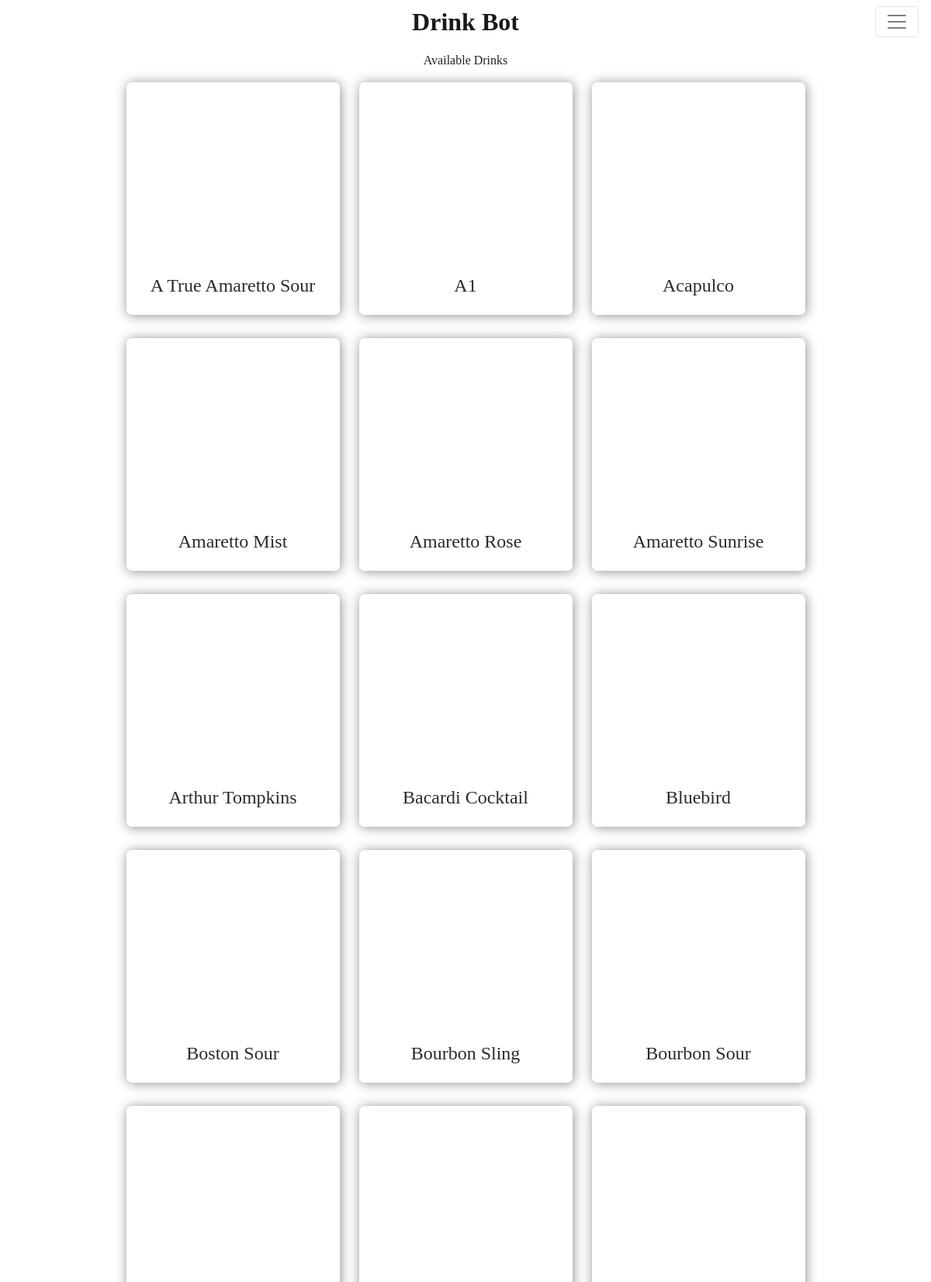
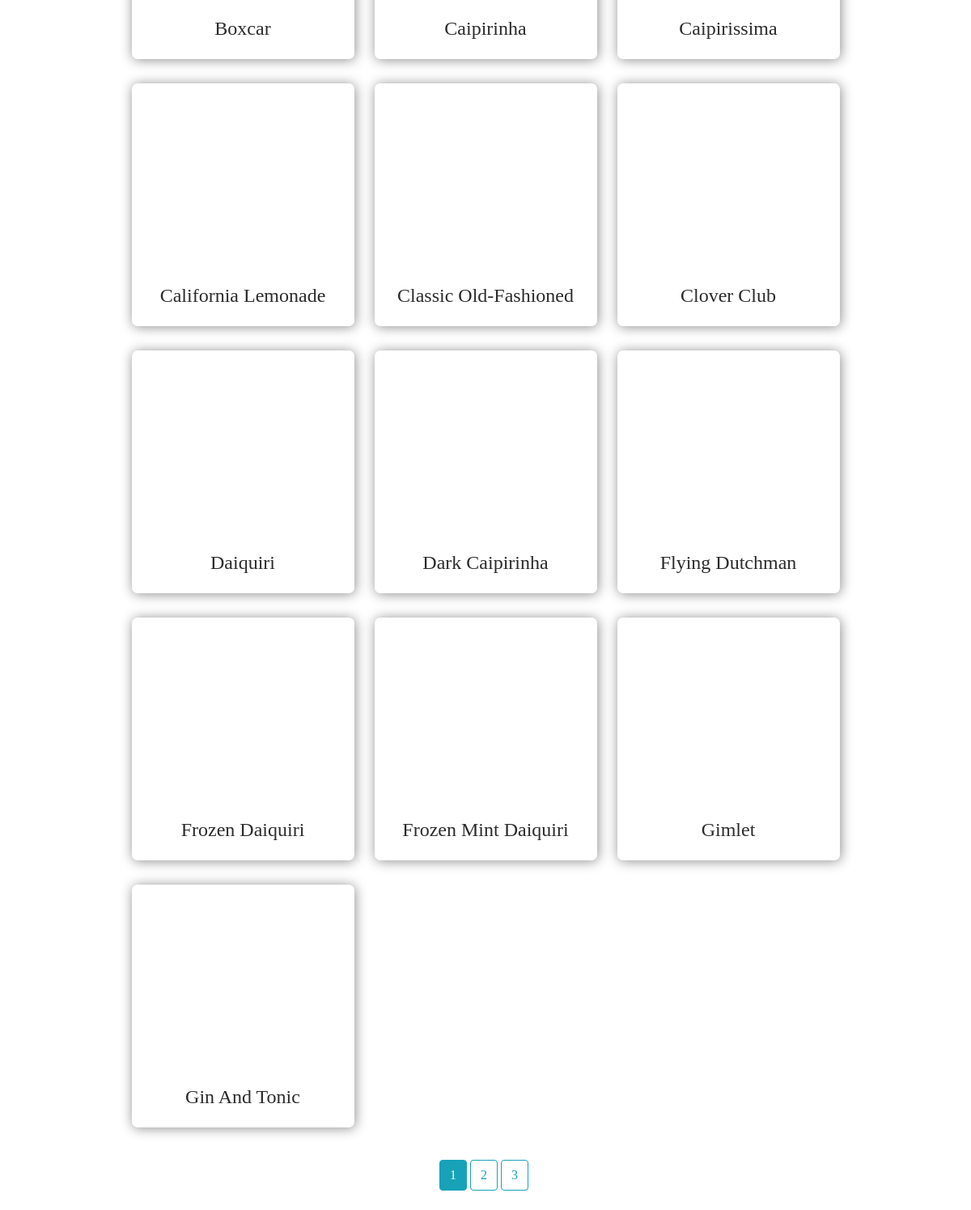
The page / on the database its author committed (2 pictures, top to bottom).
### drink_app/models.py (models this page shows, shortened)
class Drink(models.Model):
    name = models.CharField(max_length=100)
    category = models.CharField(max_length=100)
    date_modified = models.CharField(max_length=100)
    drink_alternate = models.CharField(max_length=100)
    garnish1 = models.CharField(max_length=100)
    garnish2 = models.CharField(max_length=100)
    glass = models.CharField(max_length=100)
    iba = models.CharField(max_length=100)
    ingredient1 = models.CharField(max_length=100)
    ingredient2 = models.CharField(max_length=100)
    ingredient3 = models.CharField(max_length=100)
    ingredient4 = models.CharField(max_length=100)
    ingredient5 = models.CharField(max_length=100)
    ingredient6 = models.CharField(max_length=100)
    ingredient7 = models.CharField(max_length=100)
    ingredient8 = models.CharField(max_length=100)
    instructions = models.TextField()
    measure1 = models.CharField(max_length=100)
    measure2 = models.CharField(max_length=100)
    measure3 = models.CharField(max_length=100)
    measure4 = models.CharField(max_length=100)
    measure5 = models.CharField(max_length=100)
    measure6 = models.CharField(max_length=100)
    measure7 = models.CharField(max_length=100)
    measure8 = models.CharField(max_length=100)
    non_pump_ingr1 = models.CharField(max_length=100)
    non_pump_ingr2 = models.CharField(max_length=100)
    non_pump_ingr3 = models.CharField(max_length=100)
    non_pump_meas1 = models.CharField(max_length=100)
    non_pump_meas2 = models.CharField(max_length=100)
    non_pump_meas3 = models.CharField(max_length=100)
    tags = models.CharField(max_length=100)
    thumbnail = models.URLField(max_length=300)
    mix_type = models.CharField(max_length=100)
    substitute1 = models.CharField(max_length=100,default='None')
    substitute2 = models.CharField(max_length=100,default='None')
    substitute3 = models.CharField(max_length=100,default='None')
    substitute4 = models.CharField(max_length=100,default='None')
    substitute5 = models.CharField(max_length=100,default='None')
    substitute6 = models.CharField(max_length=100,default='None')
    substitute7 = models.CharField(max_length=100,default='None')
    substitute8 = models.CharField(max_length=100,default='None')
    def get_meas(self):
        all_meas = [self.measure1,self.measure2,self.measure3,self.measure4,self.measure5,self.measure6,
                self.measure7,self.measure8,self.non_pump_meas1,self.non_pump_meas2,self.non_pump_meas3]
        measures = []
        for meas in all_meas:
            if meas != 'None':
                measures.append(meas)
        return measures
    def get_ingrs_subs(self):
        all_ingr = [self.ingredient1,self.ingredient2,self.ingredient3,self.ingredient4,self.ingredient5,self.ingredient6,
                self.ingredient7,self.ingredient8,self.non_pump_ingr1,self.non_pump_ingr2,self.non_pump_ingr3]
        all_subs = [self.substitute1,self.substitute2,self.substitute3,self.substitute4,self.substitute5,self.substitute6,
                self.substitute7,self.substitute8,'None','None','None']
        ingrs_subs = []
        for ingr,sub in zip(all_ingr,all_subs):
            if ingr != 'None':
                ingrs_subs.append((ingr,sub))
        return ingrs_subs

### drink_app/views.py (the view)
# urls.py: 2. Add a URL to urlpatterns:  path('', views.home, name='home')
def home(request):
    form = MakeDrinkForm()
    ingrs = list(Ingredient.objects.values_list('name', flat=True))
    ingrs = dict.fromkeys(ingrs, (False,'')) # sets all ingrs to false
    extras = list(Extra.objects.values_list('name', flat=True))
    ingrs_avail = extras
    pump_ingrs = []
    pumps = {}
    for i in Pump.objects.all():
        pumps[i.ingredient] = i.name
    for ingr in pumps:
        ingrs_avail.append(ingr)
        pump_ingrs.append(ingr)
    ingrs_avail = clib.soft_search(pumps,extras,ingrs_avail,ingrs)
    pump_ingrs = clib.soft_search(pumps,extras,pump_ingrs,ingrs)
    for ingr in list(ingrs_avail):
        if not ingrs_avail[ingr][0]:
           del ingrs_avail[ingr]
    ingrs_avail['None'] = (True,'None')
    drinks = Drink.objects.filter(Q(mix_type__exact='shaken')|Q(mix_type__exact='stirred')|
                                  Q(mix_type__exact='shot')|Q(mix_type__exact='tea')|
                                  Q(mix_type__exact='blended'))
    drinks = drinks.filter(ingredient1__in=ingrs_avail).filter(ingredient2__in=ingrs_avail
                  ).filter(ingredient3__in=ingrs_avail).filter(ingredient4__in=ingrs_avail
                  ).filter(ingredient5__in=ingrs_avail).filter(ingredient6__in=ingrs_avail
                  ).filter(ingredient7__in=ingrs_avail).filter(ingredient8__in=ingrs_avail
                  ).filter(non_pump_ingr1__in=ingrs_avail).filter(non_pump_ingr2__in=ingrs_avail
                  ).filter(non_pump_ingr3__in=ingrs_avail).order_by('name')
    for ingrs in drinks.values("ingredient1","ingredient2","ingredient3","ingredient4","ingredient5","ingredient6","ingredient7","ingredient8","name"):
        substitutes = []
        for i in range(8):
            if ingrs['ingredient'+str(i+1)] != ingrs_avail[ingrs['ingredient'+str(i+1)]][1]:
                substitutes.append(ingrs_avail[ingrs['ingredient'+str(i+1)]][1])
            else:
                substitutes.append('None')
        Drink.objects.filter(name=ingrs['name']).update(substitute1=substitutes[0],substitute2=substitutes[1],
                                                        substitute3=substitutes[2],substitute4=substitutes[3],
                                                        substitute5=substitutes[4],substitute6=substitutes[5],
                                                        substitute7=substitutes[6],substitute8=substitutes[7])
    paginator = Paginator(drinks, 25) # Show 25 contacts per page.
    page_number = request.GET.get('page')
    page_obj = paginator.get_page(page_number)
    context = {
        'drinks': page_obj,
        'loops': range(1,9),
        'make_drink_form': form
        }
    if request.method == 'POST':
        form = MakeDrinkForm(request.POST)
        if form.is_valid():
            choice = [form.cleaned_data['drink_size'],form.cleaned_data['hidden_field']]
            drink_choice = Drink.objects.filter(name=choice[1]).values()[0]
            volumes = []
            ingrs_used = []
            manual_ingrs = []
            np_ingrs = []
            np_meas = []
            np_vols = []
            ingrs_disp = []
            for i in range(3):
                if drink_choice['non_pump_ingr'+str(i+1)] != 'None':
                    np_ingrs.append(drink_choice['non_pump_ingr'+str(i+1)])
                    np_meas.append(drink_choice['non_pump_meas'+str(i+1)])
                else:
                    break
            for i in range(8):
                if drink_choice['measure'+str(i+1)] != 'None':
                    ingrs_used.append( (drink_choice['ingredient'+str(i+1)],i+1) )
                    volumes.append(float(drink_choice['measure'+str(i+1)].split(' ')[0]))
                else:
                    break
            try:
                choice[0] = int(choice[0])
            except:
                choice[0] = sum(volumes)
            multiplier = choice[0]/sum(volumes)
            volumes = [round(x * multiplier,2) for x in volumes]
            for ingr,idx in ingrs_used:
                if not pump_ingrs[ingr][0]:
                    manual_ingrs.append((ingr,idx,ingrs_avail[ingr][1]))
                else:
                    ingrs_disp.append((ingr,idx,pump_ingrs[ingr][1]))
            for meas in np_meas:
                try:
                    np_vols.append(f"{float(meas.split(' ')[0]) * multiplier:.2g} {meas.partition(' ')[2]}")
                except:
                    np_vols.append(meas)
            sub_str = ''
            for ingr,idx,sub in manual_ingrs:
                if ingr == sub:
                    man_sub_str = ''
                else:
                    man_sub_str = f"({ingrs_avail[ingr][1].title()})"
                sub_str += f"{volumes[idx-1]} oz {ingr.title()} {man_sub_str}<br>"
            for meas,ingr in zip(np_vols,np_ingrs):
                sub_str += f"{meas} {ingr.title()}<br/>"
            pump_disp = {}
            for i in range(len(pumps)):
                pump_disp['pump'+str(i)] = 0
            for ingr,idx,sub in ingrs_disp:
                pump_disp[pumps[sub]] += volumes[idx-1]
            print(pump_disp)
            string_for_arduino = []
            for key,val in pump_disp.items():
                if val > 0:
                    string_for_arduino.append(key[-1]) # pump number
                    string_for_arduino.append(str(val)) # pump volume
            arduino_string = f"<{','.join(string_for_arduino)}>"
            ser = serial.Serial('/dev/ttyACM0', 115200, timeout=1)
            ser.flush()
            ser.write(bytes(arduino_string, encoding='utf-8'))
            ser.close()
            messages.success(request, mark_safe(f'"{choice[1]}" Sent to Barbot'))
            if sub_str != '':
                messages.success(request, mark_safe(f"<strong>You need to add</strong><br>{sub_str}"))
            return redirect('drinks-home') # necessary to avoid form resubmit
    else:
        form = MakeDrinkForm()
    return render(request,'drink_app/home.html', context)

### drink_app/templates/drink_app/home.html (shortened to what this page needs)
{% extends "drink_app/base.html" %}
{% block content %}
    <div class="intro-sec">
        <div class="home-heading-div">
            <p class="paragraph1">Available Drinks</p>
        </div>
    </div>
    <div class="drink_select_sec">
        <div class="drink_grid_wrapper">
            <div class="drinks_grid">
                {% for drink in drinks %}
                    <a data-toggle="modal" href="#Modal{{ forloop.counter0 }}" class="drink_block">
                        <div class="image_div" style="background:url('{{drink.thumbnail}}'); background-size: cover;background-position: 50% 20%;background-repeat: no-repeat;">
                        </div>
                        <div class="drink_text_div">
                            <h2 class="drink_name">{{ drink.name|title }}</h2>
                        </div>
                    </a>
                {% endfor %}
            </div>
        </div>
    </div>
    <div class="d-flex justify-content-center">
        {% if drinks.paginator.num_pages > 1 %}
            {% for num in drinks.paginator.page_range %}
                {% if drinks.number == num %}
                    <a class="btn btn-info mb-4 mr-1" href="?page={{ num }}"> {{ num }} </a>
                {% else %}
                    <a class="btn btn-outline-info mb-4 mr-1" href="?page={{ num }}"> {{ num }} </a>
                {% endif %}
            {% endfor %}
        {% endif %}
    </div>
{% endblock content%}

### drink_app/static/drink_app/styles.css (style rules this page uses)
.paragraph1 { text-align: center; margin-top: 10px; }
.body { font-family: Georgia, Times, 'Times New Roman', serif; }
.drink_block { width: 275px; height: 300px; border-radius: 7px; box-shadow: 1px 1px 15px 0 #8d8d8d; text-decoration: none !important; transition: transform 0.3s ease-in-out; }
.image_div { height: 75%; border-top-left-radius: 7px; border-top-right-radius: 7px; background-position: 50% 50%; background-size: cover; background-repeat: no-repeat; }
.drink_text_div { height: 25%; display: flex; justify-content: center; align-items: center; flex-direction: column; justify-items: center; align-content: center; }
.drinks_grid { display: grid; grid-gap: 30px; column-gap: 50px; grid-template-columns: repeat(auto-fit, minmax(250px, .25fr)); grid-auto-rows: 300px; grid-auto-flow: row dense; align-content: center !important; justify-content: center !important; align-items: center !important; justify-items: center !important; width: 90vw; max-width: 1600px; }
.drink_select_sec { display: flex; justify-content: center; align-items: center; flex-direction: column; margin-top: 0px; margin-bottom: 40px; }
.drink_grid_wrapper { display: flex; justify-content: center; align-items: stretch; flex-direction: row; }
.drink_name { text-align: center; color: #2c2b2b; text-decoration: none; margin: 0px 10px; font-size: 24px; }
.home-heading-div { display: flex; align-content: center; justify-content: center; align-items: center; justify-items: center; flex-direction: column; }

### rows shown on the page
Drink: name "A True Amaretto Sour"
Drink: name "A1"
Drink: name "Acapulco"
Drink: name "Amaretto Mist"
Drink: name "Amaretto Rose"
Drink: name "Amaretto Sunrise"
Drink: name "Arthur Tompkins"
Drink: name "Bacardi Cocktail"
Drink: name "Bluebird"
Drink: name "Boston Sour"
Drink: name "Bourbon Sling"
Drink: name "Bourbon Sour"
Drink: name "Boxcar"
Drink: name "Caipirinha"
Drink: name "Caipirissima"
Drink: name "California Lemonade"
Drink: name "Classic Old-Fashioned"
Drink: name "Clover Club"
Drink: name "Daiquiri"
Drink: name "Dark Caipirinha"
Drink: name "Flying Dutchman"
Drink: name "Frozen Daiquiri"
Drink: name "Frozen Mint Daiquiri"
Drink: name "Gimlet"
Drink: name "Gin And Tonic"

### other values the page prints
{{ num }} "1"
{{ num }} "2" "3"
